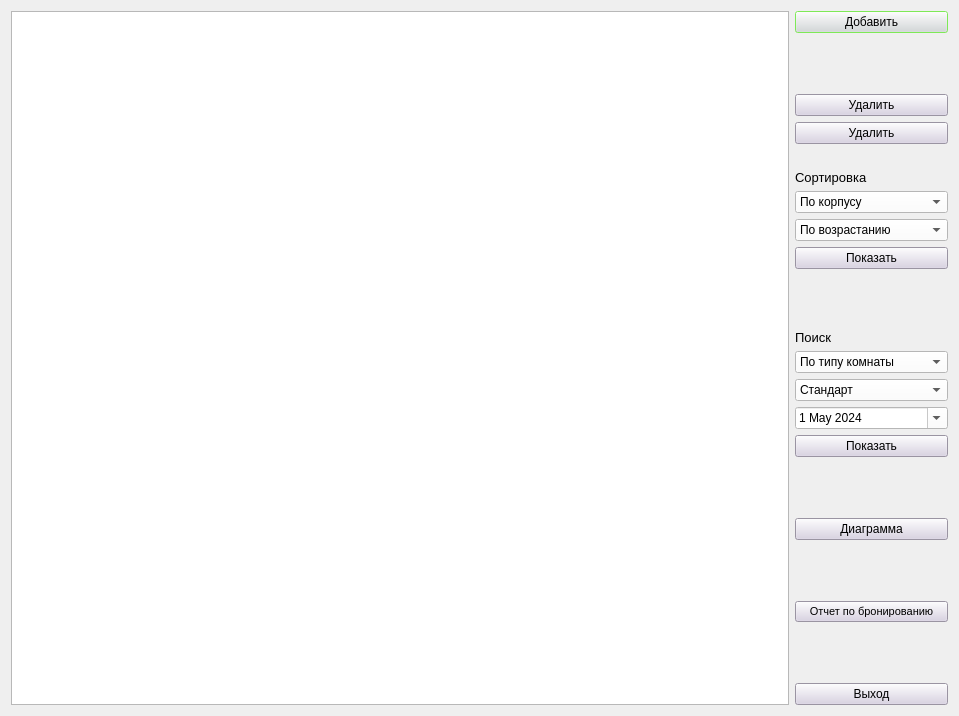
<?xml version="1.0" encoding="UTF-8"?>
<ui version="4.0">
 <class>PrintWindow</class>
 <widget class="QDialog" name="PrintWindow">
  <property name="geometry">
   <rect>
    <x>0</x>
    <y>0</y>
    <width>959</width>
    <height>716</height>
   </rect>
  </property>
  <property name="windowTitle">
   <string>Главное окно</string>
  </property>
  <property name="autoFillBackground">
   <bool>false</bool>
  </property>
  <property name="styleSheet">
   <string notr="true"/>
  </property>
  <layout class="QGridLayout" name="gridLayout">
   <item row="0" column="0">
    <widget class="QTableView" name="tableView">
     <property name="styleSheet">
      <string notr="true"/>
     </property>
    </widget>
   </item>
   <item row="0" column="1">
    <layout class="QVBoxLayout" name="verticalLayout">
     <item>
      <widget class="QPushButton" name="btn_Add">
       <property name="sizePolicy">
        <sizepolicy hsizetype="Minimum" vsizetype="Fixed">
         <horstretch>0</horstretch>
         <verstretch>10</verstretch>
        </sizepolicy>
       </property>
       <property name="font">
        <font>
         <family>Arial</family>
         <pointsize>9</pointsize>
        </font>
       </property>
       <property name="styleSheet">
        <string notr="true">QPushButton{
color: rgb(0, 0, 0);
border-color: rgb(85, 0, 0);
	selection-background-color: rgb(112, 255, 60);
	background-color: rgb(215, 207, 227);
}
QPushButton::hover{
	background-color: rgb(82, 170, 11);
}</string>
       </property>
       <property name="text">
        <string>Добавить</string>
       </property>
      </widget>
     </item>
     <item>
      <spacer name="verticalSpacer_5">
       <property name="orientation">
        <enum>Qt::Vertical</enum>
       </property>
       <property name="sizeHint" stdset="0">
        <size>
         <width>20</width>
         <height>20</height>
        </size>
       </property>
      </spacer>
     </item>
     <item>
      <widget class="QPushButton" name="btn_deleteSort">
       <property name="font">
        <font>
         <family>Arial</family>
        </font>
       </property>
       <property name="styleSheet">
        <string notr="true">QPushButton{
color: rgb(0, 0, 0);
border-color: rgb(85, 0, 0);
selection-background-color: rgb(255, 0, 0);
	background-color: rgb(215, 207, 227);
}
QPushButton::hover{
	background-color: rgb(224, 65, 65);
}</string>
       </property>
       <property name="text">
        <string>Удалить</string>
       </property>
      </widget>
     </item>
     <item>
      <widget class="QPushButton" name="btn_deleteSearch">
       <property name="font">
        <font>
         <family>Arial</family>
        </font>
       </property>
       <property name="styleSheet">
        <string notr="true">QPushButton{
color: rgb(0, 0, 0);
border-color: rgb(85, 0, 0);
selection-background-color: rgb(255, 0, 0);
	background-color: rgb(215, 207, 227);
}
QPushButton::hover{
	background-color: rgb(224, 65, 65);
}</string>
       </property>
       <property name="text">
        <string>Удалить</string>
       </property>
      </widget>
     </item>
     <item>
      <spacer name="verticalSpacer_6">
       <property name="orientation">
        <enum>Qt::Vertical</enum>
       </property>
       <property name="sizeType">
        <enum>QSizePolicy::Fixed</enum>
       </property>
       <property name="sizeHint" stdset="0">
        <size>
         <width>20</width>
         <height>20</height>
        </size>
       </property>
      </spacer>
     </item>
     <item>
      <widget class="QLabel" name="label">
       <property name="font">
        <font>
         <family>Arial</family>
         <pointsize>10</pointsize>
         <bold>false</bold>
        </font>
       </property>
       <property name="text">
        <string>Сортировка</string>
       </property>
      </widget>
     </item>
     <item>
      <widget class="QComboBox" name="box_type_sort">
       <property name="styleSheet">
        <string notr="true">background-color: rgb(255, 255, 255);</string>
       </property>
       <item>
        <property name="text">
         <string>По корпусу</string>
        </property>
       </item>
       <item>
        <property name="text">
         <string>По типу комнаты</string>
        </property>
       </item>
       <item>
        <property name="text">
         <string>По дате заезда</string>
        </property>
       </item>
       <item>
        <property name="text">
         <string>По полной стоимости</string>
        </property>
       </item>
      </widget>
     </item>
     <item>
      <widget class="QComboBox" name="box_direct_sort">
       <property name="styleSheet">
        <string notr="true">background-color: rgb(255, 255, 255);</string>
       </property>
       <item>
        <property name="text">
         <string>По возрастанию</string>
        </property>
       </item>
       <item>
        <property name="text">
         <string>По убыванию</string>
        </property>
       </item>
      </widget>
     </item>
     <item>
      <widget class="QPushButton" name="btn_Sort">
       <property name="font">
        <font>
         <family>Arial</family>
        </font>
       </property>
       <property name="mouseTracking">
        <bool>true</bool>
       </property>
       <property name="styleSheet">
        <string notr="true">QPushButton{
background-color: rgb(215, 207, 227);
color: rgb(0, 0, 0);
}
QPushButton::hover{
	background-color: rgb(223, 202, 235);
}</string>
       </property>
       <property name="text">
        <string>Показать</string>
       </property>
      </widget>
     </item>
     <item>
      <spacer name="verticalSpacer">
       <property name="orientation">
        <enum>Qt::Vertical</enum>
       </property>
       <property name="sizeHint" stdset="0">
        <size>
         <width>20</width>
         <height>40</height>
        </size>
       </property>
      </spacer>
     </item>
     <item>
      <widget class="QLabel" name="label_2">
       <property name="font">
        <font>
         <family>Arial</family>
         <pointsize>10</pointsize>
        </font>
       </property>
       <property name="whatsThis">
        <string>&lt;html&gt;&lt;head/&gt;&lt;body&gt;&lt;p align=&quot;center&quot;&gt;&lt;br/&gt;&lt;/p&gt;&lt;/body&gt;&lt;/html&gt;</string>
       </property>
       <property name="text">
        <string>Поиск</string>
       </property>
      </widget>
     </item>
     <item>
      <widget class="QComboBox" name="box_type_serach">
       <property name="styleSheet">
        <string notr="true">background-color: rgb(255, 255, 255);</string>
       </property>
       <item>
        <property name="text">
         <string>По типу комнаты</string>
        </property>
       </item>
       <item>
        <property name="text">
         <string>По услугам</string>
        </property>
       </item>
       <item>
        <property name="text">
         <string>По дате заезда</string>
        </property>
       </item>
      </widget>
     </item>
     <item>
      <widget class="QComboBox" name="box_direct_search">
       <property name="styleSheet">
        <string notr="true">background-color: rgb(255, 255, 255);</string>
       </property>
       <item>
        <property name="text">
         <string>Стандарт</string>
        </property>
       </item>
       <item>
        <property name="text">
         <string>Бизнесс класс</string>
        </property>
       </item>
       <item>
        <property name="text">
         <string>Первый класс</string>
        </property>
       </item>
       <item>
        <property name="text">
         <string>Делюкс</string>
        </property>
       </item>
      </widget>
     </item>
     <item>
      <widget class="QDateEdit" name="dateEdit">
       <property name="styleSheet">
        <string notr="true">background-color: rgb(255, 255, 255);</string>
       </property>
       <property name="maximumDate">
        <date>
         <year>3000</year>
         <month>12</month>
         <day>31</day>
        </date>
       </property>
       <property name="minimumDate">
        <date>
         <year>2024</year>
         <month>5</month>
         <day>1</day>
        </date>
       </property>
       <property name="calendarPopup">
        <bool>true</bool>
       </property>
       <property name="date">
        <date>
         <year>2024</year>
         <month>5</month>
         <day>1</day>
        </date>
       </property>
      </widget>
     </item>
     <item>
      <widget class="QPushButton" name="btn_Search">
       <property name="font">
        <font>
         <family>Arial</family>
        </font>
       </property>
       <property name="styleSheet">
        <string notr="true">QPushButton{
background-color: rgb(215, 207, 227);
color: rgb(0, 0, 0);
}
QPushButton::hover{
	background-color: rgb(223, 202, 235);
}</string>
       </property>
       <property name="text">
        <string>Показать</string>
       </property>
      </widget>
     </item>
     <item>
      <spacer name="verticalSpacer_4">
       <property name="orientation">
        <enum>Qt::Vertical</enum>
       </property>
       <property name="sizeHint" stdset="0">
        <size>
         <width>20</width>
         <height>40</height>
        </size>
       </property>
      </spacer>
     </item>
     <item>
      <widget class="QPushButton" name="btn_diagram">
       <property name="font">
        <font>
         <family>Arial</family>
        </font>
       </property>
       <property name="styleSheet">
        <string notr="true">QPushButton{
background-color: rgb(215, 207, 227);
color: rgb(0, 0, 0);
}
QPushButton::hover{
	background-color: rgb(223, 202, 235);
}</string>
       </property>
       <property name="text">
        <string>Диаграмма</string>
       </property>
      </widget>
     </item>
     <item>
      <spacer name="verticalSpacer_3">
       <property name="orientation">
        <enum>Qt::Vertical</enum>
       </property>
       <property name="sizeHint" stdset="0">
        <size>
         <width>20</width>
         <height>40</height>
        </size>
       </property>
      </spacer>
     </item>
     <item>
      <widget class="QPushButton" name="btn_report">
       <property name="font">
        <font>
         <pointsize>8</pointsize>
        </font>
       </property>
       <property name="styleSheet">
        <string notr="true">QPushButton{
background-color: rgb(215, 207, 227);
color: rgb(0, 0, 0);
}
QPushButton::hover{
	background-color: rgb(223, 202, 235);
}</string>
       </property>
       <property name="text">
        <string>Отчет по бронированию</string>
       </property>
      </widget>
     </item>
     <item>
      <spacer name="verticalSpacer_2">
       <property name="orientation">
        <enum>Qt::Vertical</enum>
       </property>
       <property name="sizeHint" stdset="0">
        <size>
         <width>20</width>
         <height>40</height>
        </size>
       </property>
      </spacer>
     </item>
     <item>
      <widget class="QPushButton" name="btn_exit">
       <property name="styleSheet">
        <string notr="true">QPushButton{
color: rgb(0, 0, 0);
border-color: rgb(85, 0, 0);
selection-background-color: rgb(255, 0, 0);
background-color: rgb(215, 207, 227);
}
QPushButton::hover{
	background-color: rgb(170, 0, 0);
}</string>
       </property>
       <property name="text">
        <string>Выход</string>
       </property>
      </widget>
     </item>
    </layout>
   </item>
  </layout>
 </widget>
 <resources/>
 <connections/>
</ui>
